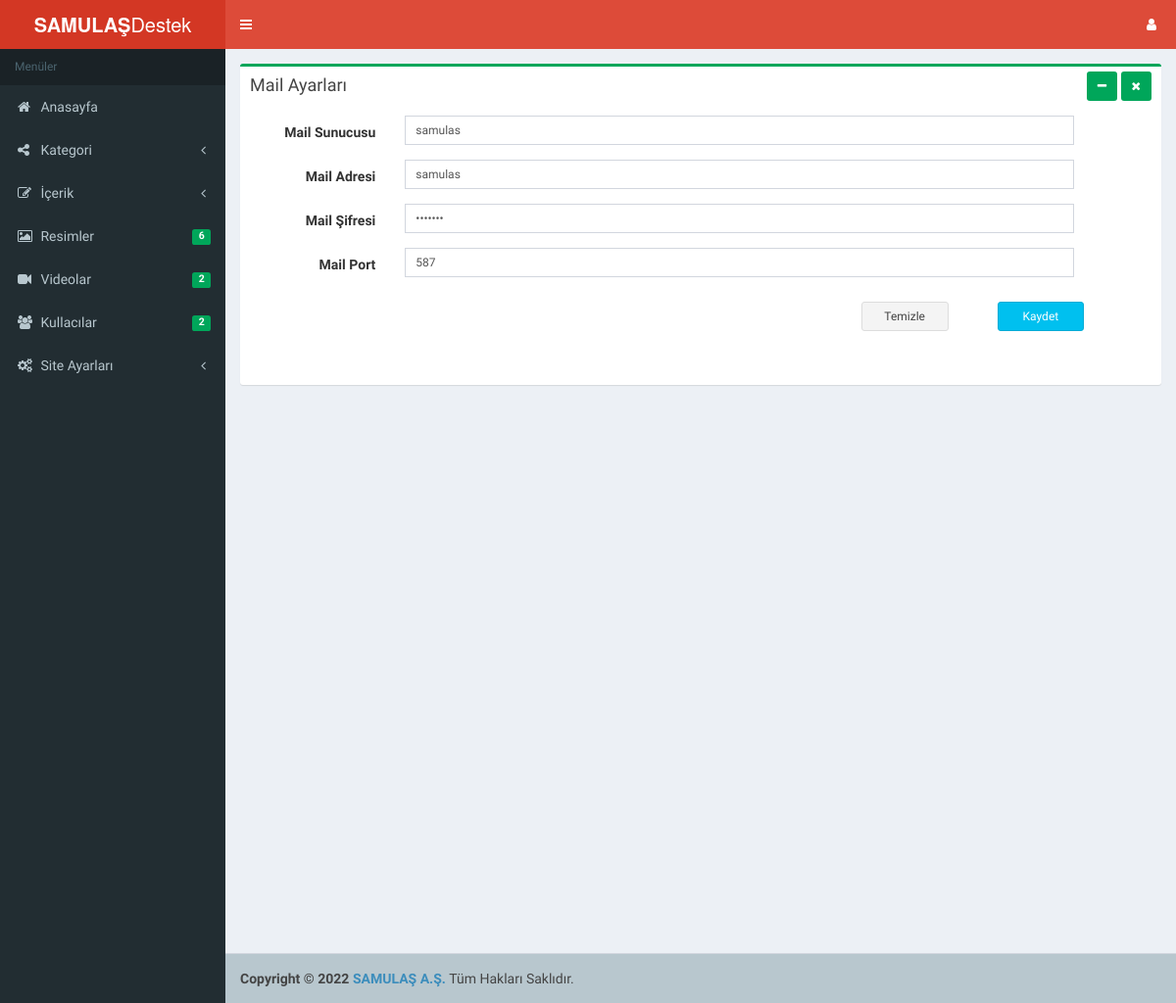
The page /xtbadmin2/xtbadmin/Sayfalar/AyarMail.php (signed in) on the database its author committed.
### tables this page shows
CREATE TABLE IF NOT EXISTS `firmabilgileri` (
  `SiteUrl` varchar(150) DEFAULT NULL,
  `Title` varchar(200) DEFAULT NULL,
  `Footer` varchar(500) DEFAULT NULL,
  `Footer1` varchar(100) DEFAULT NULL,
  `Description` varchar(250) DEFAULT NULL,
  `Keywords` varchar(250) DEFAULT NULL,
  `Author` varchar(100) DEFAULT NULL,
  `Hakkinda` longtext,
  `Tel` varchar(50) DEFAULT NULL,
  `Mail` varchar(50) DEFAULT NULL,
  `Adres` varchar(500) DEFAULT NULL,
  `Facebook` varchar(50) DEFAULT NULL,
  `Twitter` varchar(50) DEFAULT NULL,
  `Skype` varchar(50) DEFAULT NULL,
  `GPlus` varchar(50) DEFAULT NULL,
  `Instagram` varchar(50) DEFAULT NULL,
  `GoogleAnalytics` varchar(500) DEFAULT NULL,
  `reCAPTCHA` varchar(200) DEFAULT NULL,
  `UstLogo` varchar(150) DEFAULT NULL,
  `AltLogo` varchar(150) DEFAULT NULL,
  `SmtpHost` varchar(100) DEFAULT NULL,
  `SmtpUser` varchar(50) DEFAULT NULL,
  `SmtpPassword` varchar(50) DEFAULT NULL,
  `SmtpPort` varchar(50) DEFAULT NULL,
  `Tema` int(11) DEFAULT NULL,
  `IsActive` int(11) DEFAULT NULL
);

### xtbadmin2/system/ayar.php (called while the page is built, shortened)
<?php
try {
    $db = new PDO('mysql:host=localhost;dbname=samulasdestek;charset=utf8', 'root', 'root');
    $db->setAttribute(PDO::ATTR_ERRMODE, PDO::ERRMODE_WARNING);
    $db->setAttribute(PDO::ATTR_ORACLE_NULLS, PDO::NULL_TO_STRING);
    $db->setAttribute(PDO::ATTR_ERRMODE, PDO::ERRMODE_EXCEPTION);
    $Query = $db->prepare("Select * From firmabilgileri limit 1");
    $Query->execute();
    $Row = $Query->fetch(PDO::FETCH_ASSOC);
        $SmtpHost 			= $Row["SmtpHost"];
        $SmtpUser 			= $Row["SmtpUser"];
        $SmtpPassword 		= $Row["SmtpPassword"];
        $SmtpPort 			= $Row["SmtpPort"];
} catch (PDOException $e) {
    echo 'Hata: ' . $e->getMessage();
}
?>

### xtbadmin2/xtbadmin/Sayfalar/AyarMail.php (the view, shortened to what this page needs)
<?php
if(OturumAktif()==true)
{
    require_once '../../system/ayar.php';
    require_once 'SayfaUst.php';
    require_once 'SolMenu.php';
    ?>
  <div class="content-wrapper">
    <section class="content">
      <div class="row">
        <div class="col-md-12">
          <div class="box box-success">
            <div class="box-header">
              <h3 class="box-title">Mail Ayarları
              </h3>
              <div class="pull-right box-tools">
                <button type="button" class="btn bg-green btn-sm" data-widget="collapse" data-toggle="tooltip" title="Gizle">
                  <i class="fa fa-minus"></i></button>
                <button type="button" class="btn bg-green btn-sm" data-widget="remove" data-toggle="tooltip" title="Kaldır">
                  <i class="fa fa-times"></i></button>
              </div>
            </div>
            <div class="box-body pad">
                <form action="#" method="post" id="Form1" class="form-horizontal">
                    <div class="row">
                        <div class="col-xs-12">
                            <div class="form-group">
                                <label class="col-sm-2 control-label">Mail Sunucusu</label>
                                <div class="col-sm-9">
                                    <input type="text" name="SmtpHost"
                                           class="form-control input-sm "
                                           value="<?= $SmtpHost ?>"
                                           placeholder="#">
                                </div>
                            </div>
                            <div class="form-group" >
                                <label class="col-sm-2 control-label">Mail Adresi</label>
                                <div class="col-sm-9">
                                    <input id="SmtpUser" type="text"
                                           name="SmtpUser"
                                           class="form-control input-sm "
                                           value="<?= $SmtpUser ?>"
                                           placeholder="#">
                                </div>
                            </div>
                            <div class="form-group" >
                                <label class="col-sm-2 control-label">Mail Şifresi</label>
                                <div class="col-sm-9">
                                    <input id="SmtpPassword" type="password"
                                           name="SmtpPassword"
                                           class="form-control input-sm "
                                           value="<?= $SmtpPassword ?>"
                                           placeholder="123456">
                                </div>
                            </div>
                            <div class="form-group" >
                                <label class="col-sm-2 control-label">Mail Port</label>
                                <div class="col-sm-9">
                                    <input id="SmtpPort" type="text"
                                           name="SmtpPort"
                                           class="form-control input-sm "
                                           value="<?= $SmtpPort ?>"
                                           placeholder="587">
                                </div>
                            </div>
                        </div>
						<div class="col-md-6"></div>
						<div class="col-md-6">
							<div class="form-group ">
								<div class="col-sm-3 margin"></div>
										<div class="col-sm-3 margin">
											<button type="reset" class="btn btn-block btn-sm  btn-default">Temizle</button>
										</div>
										<div class="col-sm-3 margin">
											<span id="Kaydet" class="btn btn-block btn-sm btn-info">Kaydet</span><br />
										</div>
							</div>
						</div>
                    </div>
              </form>
            </div>
          </div>
        </div>
      </div>
    </section>
  </div>
<?php   require_once 'SayfaAlt.php';
		require_once 'SagMenu.php';
		require_once 'SayfaJs.php'; ?>
</body>
</html>
<?php } ?>

### rows shown on the page
firmabilgileri: SmtpHost "samulas", SmtpUser "samulas", SmtpPort "587"

### other values the page prints
$ResimSonuc "6"
$VideoSonuc "2"
$KullSonuc "2"
